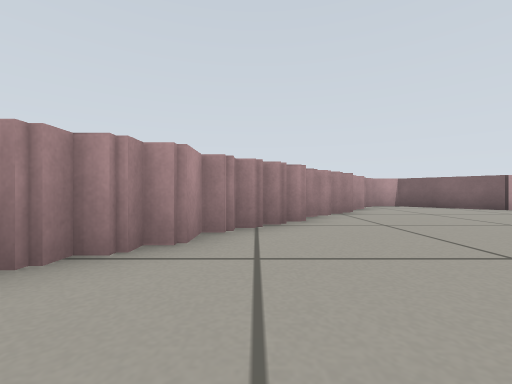
View 1 (above)

12 first-person views from a walk through a Gazebo world. The camera is 0.26 m above the floor, looks level and sees 90° across. The floor is counted in squares, 0.5 m on a side. Each view is taken from the middle of a square. On the plan, view 1 faces up. The plan holds only what a view shows up to about 9 squares ahead; the rest is blank.

View 2
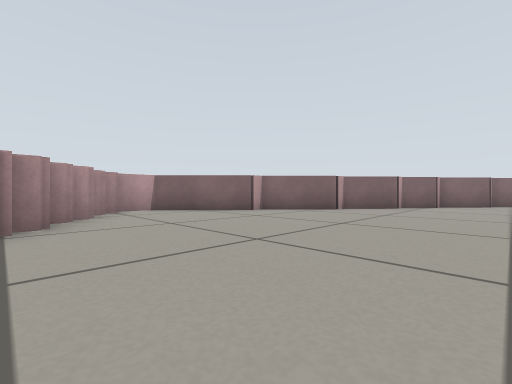

View 3
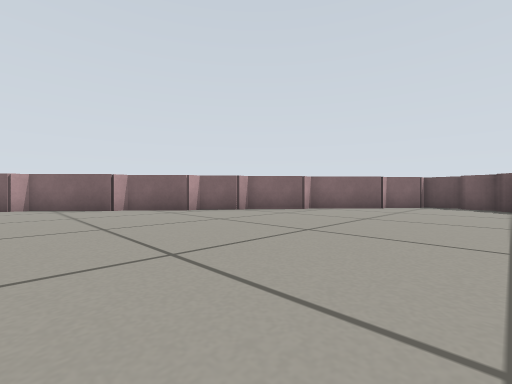

View 4
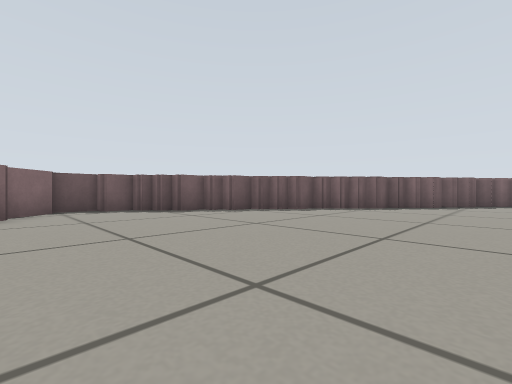

View 5
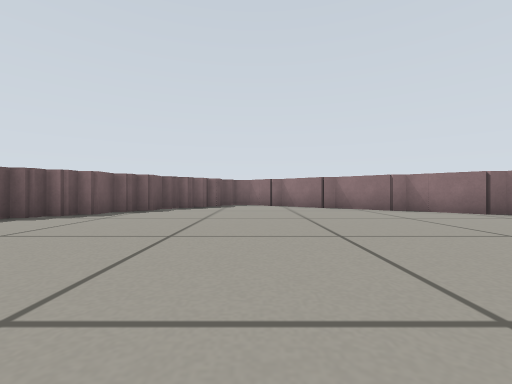

View 6
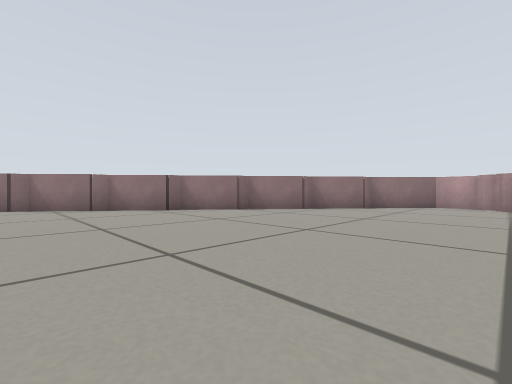

View 7
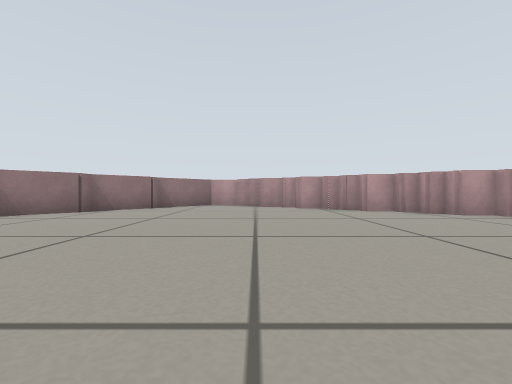

View 8
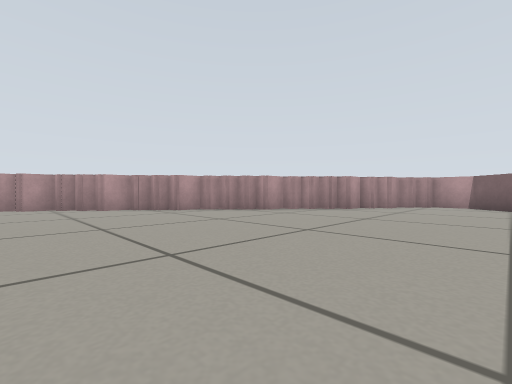

View 9
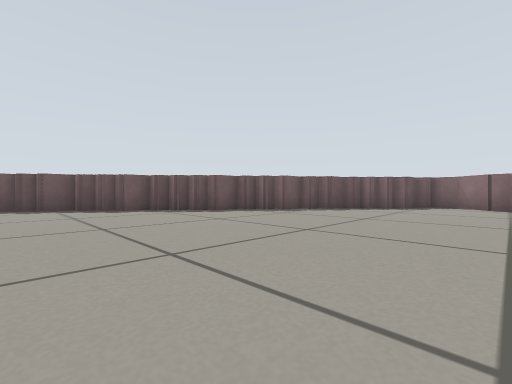

View 10
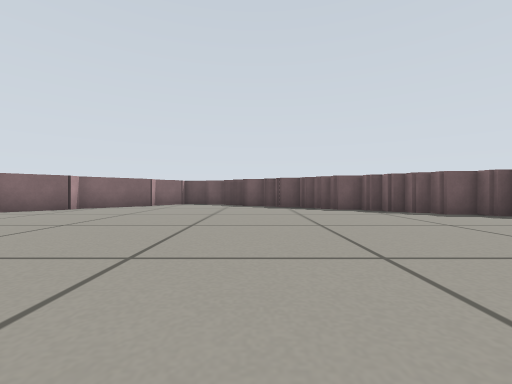

View 11
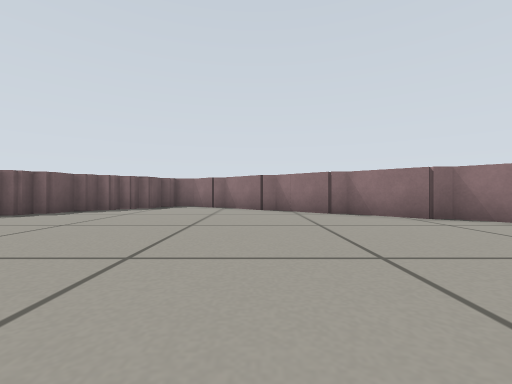

View 12
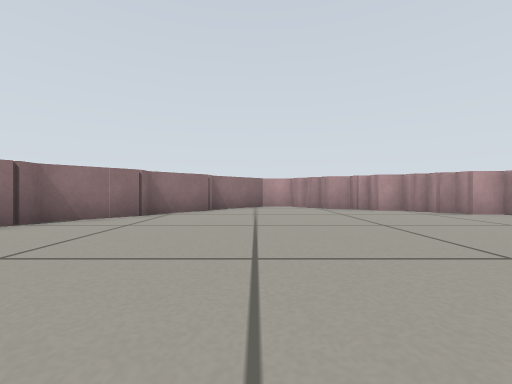

### Floor plan
Key: @ floor where view 1 was taken; # wall or solid block; . floor.
Columns run from 5 left of view 1 to 17 right of it. Each row starts with its distance up from view 1.
 10          ###
  9         ##.##
  8        ##...##
  7        #.....##
  6       ##......##
  5      ##........###
  4     ##...........##
  3    ##.............###
  2    #................##
  1   ##.................##
  0  ##..@................#
 -1  #....................#
 -2 ##...................##
 -3 #....................#
 -4 #...................##
 -5 ##.................##
 -6  ##................#
 -7   ###.............##
 -8     ##...........##
 -9      ###........##
-10        ##......##
-11         ##.....#
-12          ##...##
-13           #####

Where each view was taken, in squares from view 1:
view 1: 0 up, 0 right, facing up
view 2: 2 up, 2 right, facing up-right
view 3: 2 down, 7 right, facing up-right
view 4: 1 up, 9 right, facing down-right
view 5: 3 down, 7 right, facing down
view 6: 2 down, 5 right, facing down-left
view 7: 2 down, 5 right, facing left
view 8: 1 down, 6 right, facing up-left
view 9: 3 down, 6 right, facing down-right
view 10: 3 down, 6 right, facing right
view 11: 4 down, 5 right, facing down
view 12: 4 down, 4 right, facing left
